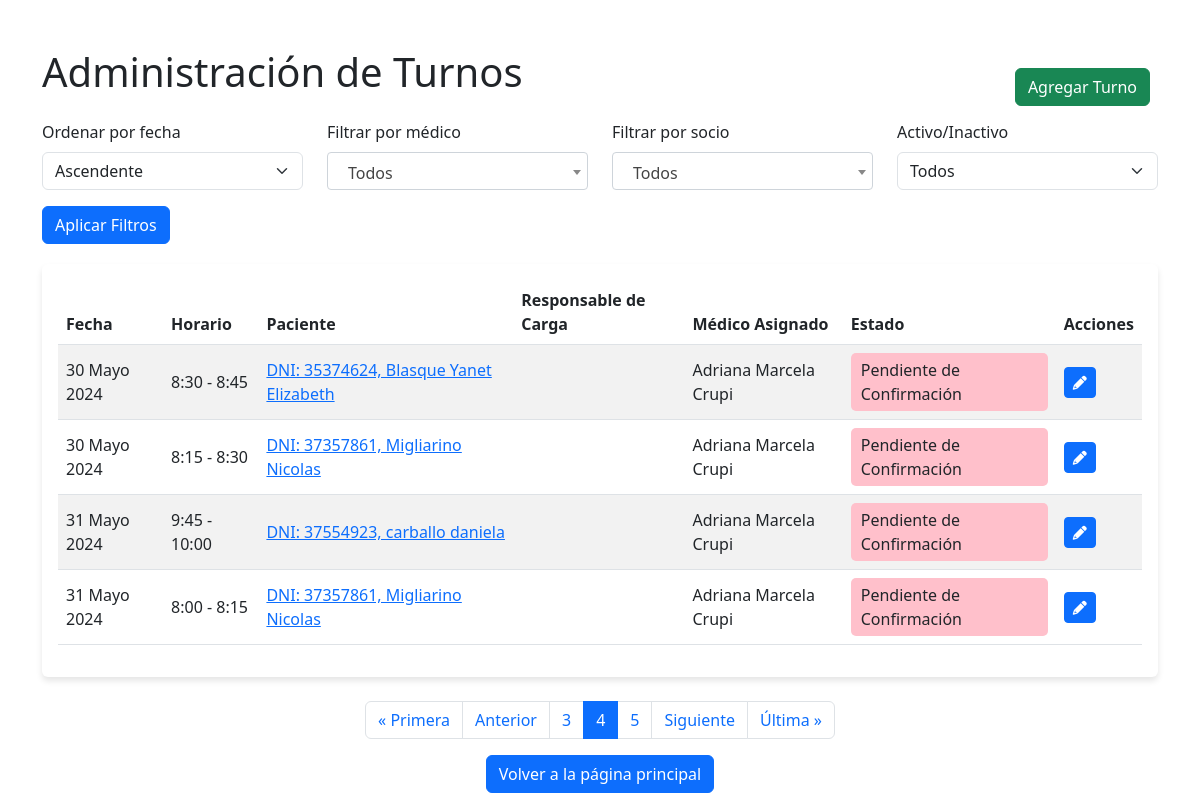
Page /turno/lista-turnos/?orden=asc&page=4 (signed in) on the committed database.
### apps/turno/models.py (models this page shows, shortened)
class Turno(models.Model):
    HORARIOS = (
        ('0', '8:00 - 8:15'),
        ('1', '8:15 - 8:30'),
        ('2', '8:30 - 8:45'),
        ('3', '8:45 - 9:00'),
        ('4', '9:00 - 9:15'),
        ('5', '9:15 - 9:30'),
        ('6', '9:30 - 9:45'),
        ('7', '9:45 - 10:00'),
        ('8', '10:00 - 10:15'),
        ('9', '10:15 - 10:30'),
        ('10', '10:30 - 10:45'),
        ('11', '10:45 - 11:00'),
        ('12', '11:00 - 11:15'),
        ('13', '11:15 - 11:30'),
        ('14', '11:30 - 11:45'),
        ('15', '11:45 - 12:00'),
        ('16', '12:00 - 12:15'),
        ('17', '12:15 - 12:30'),
        ('18', '12:30 - 12:45'),
        ('19', '12:45 - 13:00'),
        ('20', '13:00 - 13:15'),
        ('21', '13:15 - 13:30'),
        ('22', '13:30 - 13:45'),
        ('23', '13:45 - 14:00'),
        ('24', '14:00 - 14:15'),
        ('25', '14:15 - 14:30'),
        ('26', '14:30 - 14:45'),
        ('27', '14:45 - 15:00'),
        ('28', '15:00 - 15:15'),
        ('29', '15:15 - 15:30'),
        ('30', '15:30 - 15:45'),
        ('31', '15:45 - 16:00'),
        ('32', '16:00 - 16:15'),
        ('33', '16:15 - 16:30'),
        ('34', '16:30 - 16:45'),
        ('35', '16:45 - 17:00'),
        ('36', '17:00 - 17:15'),
        ('37', '17:15 - 17:30'),
        ('38', '17:30 - 17:45'),
        ('39', '17:45 - 18:00'),
        ('40', '18:00 - 18:15'),
        ('41', '18:15 - 18:30'),
        ('42', '18:30 - 18:45'),
        ('43', '18:45 - 19:00')
    )
    ESTADOS = (
        ('0', 'Pendiente de Confirmación'),
        ('1', 'Atendido'),
        ('2', 'Ausente con aviso'),
        ('3', 'Ausente sin aviso'),
        ('4', 'Confirmado'),
        ('5', 'Cancelado')
    )
    fecha = models.DateField(verbose_name='Fecha del turno')
    horario = models.CharField(max_length=2, choices=HORARIOS, default='0', verbose_name='Horario del turno')
    observacion = models.CharField(max_length=300, blank=True)
    activo = models.BooleanField(default=True, verbose_name='¿Turno Activo?')
    estado = models.CharField(max_length=2, choices=ESTADOS, default='0', verbose_name='Estado del turno')
    socio = models.ForeignKey(Paciente, on_delete=models.CASCADE)
    usuario = models.ForeignKey(User, related_name='turnos_asignados', on_delete=models.SET_NULL, blank=False, null=True, verbose_name='Médico asignado')
    responsable_de_carga = models.ForeignKey(User, related_name='turnos_responsable', on_delete=models.SET_NULL, null=True, editable=False)
    class Meta:
        verbose_name_plural = 'Turnos'

### apps/socio/models.py (models this page shows, shortened)
class Paciente(models.Model):
    TIPO_CATEGORIA = (
        ('0', 'Demanda Espontánea'),
        ('1', 'Socio'),
        ('3', 'Socio Afiliado')
    )
    SEX_CHOICES = (
        ('0', 'Masculino'),
        ('1', 'Femenino'),
        ('3', 'Otro')
    )
    TIPO_SOLICITUD = (
        ('0', 'Titular'),
        ('1', 'Familiar'),
        ('2', 'No Aplica'),
    )
    TIPO_MONOTRIBUTO = (
        ('0', 'Categoria A'),
        ('1', 'Categoria B'),
        ('2', 'Categoria C'),
        ('3', 'Categoria D'),
        ('4', 'Otro'),
        ('5', 'No tiene'),
    )
    categoria = models.CharField('Categoria', max_length=1, choices=TIPO_CATEGORIA, default='0')
    condicion_de_solicitud = models.CharField('Condición de solicitud', max_length=1, choices=TIPO_SOLICITUD, default='0')
    dni = models.CharField(max_length=8, unique=True, verbose_name='DNI',help_text="<span style='color: red;font-weight: bold; text-transform: uppercase;'>¡Ingresar sin caracteres especiales o espacios ( - , * , _, . )!</span>")
    dnititular = models.CharField('DNI del Titular',max_length=8, blank=True, null=True, help_text="<span style='color: red;font-weight: bold; text-transform: uppercase;'>¡Colocar unicamente si el TIPO DE AFILIACIÓN ES FAMILIAR!</span>")
    cuit = models.CharField(max_length=20, blank=True, null=True, help_text="<span style='color: red;font-weight: bold; text-transform: uppercase;'>¡Ingresar sin caracteres especiales o espacios ( - , * , _ )!</span>", verbose_name='CUIT')  # Campo opcional
    nombres = models.CharField(max_length=100)
    apellidos = models.CharField(max_length=100)
    fecha_de_nacimiento = models.DateField()
    sex = models.CharField('Sexo', max_length=1, choices=SEX_CHOICES, default='0')
    telefono = models.ForeignKey(Telefono, on_delete=models.CASCADE, verbose_name='Número de contacto', blank=True, null=True)
    casilla_de_mail = models.EmailField(validators=[EmailValidator(message="Ingresa un correo válido")], blank=True)
    domicilio = models.ForeignKey('Domicilio', on_delete=models.SET_NULL, blank=True, null=True)
    referente_parroquial = models.ForeignKey('Referente', on_delete=models.SET_NULL, blank=True, null=True)
    responsable_de_carga = models.ForeignKey('auth.User', on_delete=models.SET_NULL, blank=True, null=True, editable=False)
    monotributo = models.CharField('Monotributo', max_length=1, choices=TIPO_MONOTRIBUTO, default='0')
    dni_foto_frente = models.FileField(upload_to='dni/', blank=True, null=True)
    dni_foto_dorso = models.FileField(upload_to='dni/', blank=True, null=True)
    credencial = models.AutoField(primary_key=True)
    observaciones = models.TextField(blank=True)
    credencial_entregada = models.BooleanField(default=False)
    class Meta:
        verbose_name = 'Socio' # Titulo.
        verbose_name_plural = 'Registro de socio' # Titulo Plural.
    def __str__(self):
        return f"DNI: {self.dni}, {self.apellidos} {self.nombres}"

### apps/turno/views.py (the view)
# urls.py: path('lista-turnos/', ListaTurnosView.as_view(), name='turnos_list'),
class ListaTurnosView(LoginRequiredMixin, View):
    template_name = 'turno/lista_turnos.html'
    paginate_by = 4  # Número de turnos por página
    def get(self, request):
        turnos = Turno.objects.all()
        orden = request.GET.get('orden', 'asc')
        if orden == 'desc':
            turnos = turnos.order_by('-fecha')
        else:
            turnos = turnos.order_by('fecha')
        medico_id = request.GET.get('medico', None)
        if medico_id:
            turnos = turnos.filter(usuario__id=medico_id)
        socio_id = request.GET.get('socio', None)
        if socio_id:
            turnos = turnos.filter(socio__credencial=socio_id)
        activo = request.GET.get('activo', None)
        if activo == 'true':
            turnos = turnos.filter(activo=True)
        elif activo == 'false':
            turnos = turnos.filter(activo=False)
        grupo_medico = Group.objects.get(name='Medico')
        medicos = User.objects.filter(groups=grupo_medico)
        socios = Paciente.objects.all()  # Obtener todos los pacientes para el formulario
        paginator = Paginator(turnos, self.paginate_by)
        page = request.GET.get('page')
        try:
            turnos_paginados = paginator.page(page)
        except PageNotAnInteger:
            turnos_paginados = paginator.page(1)
        except EmptyPage:
            turnos_paginados = paginator.page(paginator.num_pages)
        context = {
            'turnos': turnos_paginados,
            'orden': orden,
            'medicos': medicos,
            'socios': socios,
        }
        return render(request, self.template_name, context)

### templates/turno/lista_turnos.html (shortened to what this page needs)
{% load static %}
<!DOCTYPE html>
<html lang="en">
<head>
    <link href="https://cdn.jsdelivr.net/npm/bootstrap@5.3.0-alpha1/dist/css/bootstrap.min.css" rel="stylesheet">
    <link rel="stylesheet" href="{% static 'css/turno/lista.css' %}">
    <link rel="stylesheet" href="https://cdnjs.cloudflare.com/ajax/libs/font-awesome/6.0.0-beta3/css/all.min.css">
    <link href="https://cdn.jsdelivr.net/npm/select2@4.0.13/dist/css/select2.min.css" rel="stylesheet" />
</head>
<body>
    <div class="container mt-5">
        <h1 class="mb-4">Administración de Turnos</h1>
        <a href="/turno/crear-turno/" class="btn btn-success btn-agregar-turno">Agregar Turno</a>
        <form method="get" class="filters">
            <div class="row">
                <div class="col-md-3">
                    <label for="orden" class="form-label">Ordenar por fecha</label>
                    <select id="orden" name="orden" class="form-select">
                        <option value="asc" {% if orden == 'asc' %}selected{% endif %}>Ascendente</option>
                    </select>
                </div>
                <div class="col-md-3">
                    <label for="medico" class="form-label">Filtrar por médico</label>
                </div>
                <div class="col-md-3">
                    <label for="socio" class="form-label">Filtrar por socio</label>
                </div>
                <div class="col-md-3">
                    <label for="activo" class="form-label">Activo/Inactivo</label>
                    <select id="activo" name="activo" class="form-select">
                        <option value="">Todos</option>
                    </select>
                </div>
            </div>
            <div class="row mt-3">
                <div class="col-md-12">
                    <button type="submit" class="btn btn-primary">Aplicar Filtros</button>
                </div>
            </div>
        </form>
        <div class="card">
            <div class="card-body">
                <table class="table table-striped">
                    <thead>
                        <tr>
                            <th>Fecha</th>
                            <th>Horario</th>
                            <th>Paciente</th>
                            <th>Responsable de Carga</th>
                            <th>Médico Asignado</th>
                            <th>Estado</th>
                            <th>Acciones</th>
                        </tr>
                    </thead>
                    <tbody>
                        {% for turno in turnos %}
                            <tr>
                                <td>{{ turno.fecha }}</td>
                                <td>{{ turno.get_horario_display }}</td>
                                <td><a href="{% url 'detalle_paciente' turno.socio.credencial %}">{{ turno.socio }}</a></td>
                                <td>{{ turno.responsable_de_carga.first_name }} {{ turno.responsable_de_carga.last_name }}</td>
                                <td>{{ turno.usuario.first_name }} {{ turno.usuario.last_name }}</td>
                                <td>
                                    <div class="estado-container {% if turno.estado == '0' %}estado-pendiente{% elif turno.estado == '1' %}estado-atendido{% elif turno.estado == '2' %}estado-ausente-aviso{% elif turno.estado == '3' %}estado-ausente-sin-aviso{% elif turno.estado == '4' %}estado-confirmado{% elif turno.estado == '5' %}estado-cancelado{% endif %}">
                                        {{ turno.get_estado_display }}
                                    </div>
                                </td>
                                <td>
                                    <a href="{% url 'editar_turno' turno.pk %}" class="btn btn-sm btn-primary">
                                        <i class="fas fa-pencil-alt"></i>
                                    </a>
                                </td>
                            </tr>
                        {% endfor %}
                    </tbody>
                </table>
            </div>
        </div>
<nav aria-label="Page navigation">
    <ul class="pagination justify-content-center mt-4">
        {% if turnos.has_previous %}
            <li class="page-item">
                <a class="page-link" href="?orden={{ orden }}{% if medico_id %}&medico={{ medico_id }}{% endif %}{% if socio_id %}&socio={{ socio_id }}{% endif %}{% if activo %}&activo={{ activo }}{% endif %}&page=1">&laquo; Primera</a>
            </li>
            <li class="page-item">
                <a class="page-link" href="?orden={{ orden }}&page={{ turnos.previous_page_number }}">Anterior</a>
            </li>
        {% endif %}
        {% for num in turnos.paginator.page_range %}
            {% if num == turnos.number %}
                <li class="page-item active">
                    <span class="page-link">{{ num }}</span>
                </li>
            {% elif num < turnos.number|add:2 and num > turnos.number|add:"-2" %}
                <li class="page-item">
                    <a class="page-link" href="?orden={{ orden }}&page={{ num }}">{{ num }}</a>
                </li>
            {% endif %}
        {% endfor %}
        {% if turnos.has_next %}
            <li class="page-item">
                <a class="page-link" href="?orden={{ orden }}&page={{ turnos.next_page_number }}">Siguiente</a>
            </li>
            <li class="page-item">
                <a class="page-link" href="?orden={{ orden }}&page={{ turnos.paginator.num_pages }}">Última &raquo;</a>
            </li>
        {% endif %}
    </ul>
</nav>
<div class="container mt-3 text-center">
    <a href="/admin/" class="btn btn-primary">Volver a la página principal</a>
</div>
    </div>
</body>
</html>

### static/css/turno/lista.css (style rules this page uses)
.card { border: none; box-shadow: 0 4px 6px rgba(0, 0, 0, 0.1); }
.table th { border-top: none; border-bottom: 1px solid #dee2e6; }
.table td { vertical-align: middle; }

### templates/turno/lista_turnos.html (style rules this page uses)
.container { position: relative; }
.btn-agregar-turno { position: absolute; top: 20px; right: 20px; z-index: 1000; }
.filters { margin-bottom: 20px; }
.estado-container { display: inline-block; padding: 5px 10px; border-radius: 5px; }
.estado-pendiente { background-color: pink; }

### rows in the picture
Turno: fecha "30 Mayo 2024", horario "8:30 - 8:45", socio "DNI: 35374624, Blasque Yanet Elizabeth", usuario.first_name "Adriana Marcela", usuario.last_name "Crupi", estado "Pendiente de Confirmación"
Turno: fecha "30 Mayo 2024", horario "8:15 - 8:30", socio "DNI: 37357861, Migliarino Nicolas", usuario.first_name "Adriana Marcela", usuario.last_name "Crupi", estado "Pendiente de Confirmación"
Turno: fecha "31 Mayo 2024", horario "9:45 - 10:00", socio "DNI: 37554923, carballo daniela", usuario.first_name "Adriana Marcela", usuario.last_name "Crupi", estado "Pendiente de Confirmación"
Turno: fecha "31 Mayo 2024", horario "8:00 - 8:15", socio "DNI: 37357861, Migliarino Nicolas", usuario.first_name "Adriana Marcela", usuario.last_name "Crupi", estado "Pendiente de Confirmación"

### other values in the picture
{{ num }} "3" "5"
{{ num }} "4"
